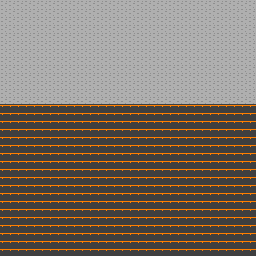

A 2D game scene composited from a Tiled map and its tileset images. What follows is a short description and the map's XML, with every tile layer's data as written:
An orthogonal 32x32 tile map with 8x8 px tiles, 1 tile layer (Tile Layer 1).

<map version="1.9" tiledversion="1.9.2" orientation="orthogonal" renderorder="right-down" width="32" height="32" tilewidth="8" tileheight="8" infinite="0" nextlayerid="2" nextobjectid="1">
 <tileset firstgid="1" source="../Mode0/tileset.tsx" />
 <layer id="1" name="Tile Layer 1" width="32" height="32">
  <data encoding="csv">
1,1,1,1,1,1,1,1,1,1,1,1,1,1,1,1,1,1,1,1,1,1,1,1,1,1,1,1,1,1,1,1,
1,1,1,1,1,1,1,1,1,1,1,1,1,1,1,1,1,1,1,1,1,1,1,1,1,1,1,1,1,1,1,1,
1,1,1,1,1,1,1,1,1,1,1,1,1,1,1,1,1,1,1,1,1,1,1,1,1,1,1,1,1,1,1,1,
1,1,1,1,1,1,1,1,1,1,1,1,1,1,1,1,1,1,1,1,1,1,1,1,1,1,1,1,1,1,1,1,
1,1,1,1,1,1,1,1,1,1,1,1,1,1,1,1,1,1,1,1,1,1,1,1,1,1,1,1,1,1,1,1,
1,1,1,1,1,1,1,1,1,1,1,1,1,1,1,1,1,1,1,1,1,1,1,1,1,1,1,1,1,1,1,1,
1,1,1,1,1,1,1,1,1,1,1,1,1,1,1,1,1,1,1,1,1,1,1,1,1,1,1,1,1,1,1,1,
1,1,1,1,1,1,1,1,1,1,1,1,1,1,1,1,1,1,1,1,1,1,1,1,1,1,1,1,1,1,1,1,
1,1,1,1,1,1,1,1,1,1,1,1,1,1,1,1,1,1,1,1,1,1,1,1,1,1,1,1,1,1,1,1,
1,1,1,1,1,1,1,1,1,1,1,1,1,1,1,1,1,1,1,1,1,1,1,1,1,1,1,1,1,1,1,1,
1,1,1,1,1,1,1,1,1,1,1,1,1,1,1,1,1,1,1,1,1,1,1,1,1,1,1,1,1,1,1,1,
1,1,1,1,1,1,1,1,1,1,1,1,1,1,1,1,1,1,1,1,1,1,1,1,1,1,1,1,1,1,1,1,
1,1,1,1,1,1,1,1,1,1,1,1,1,1,1,1,1,1,1,1,1,1,1,1,1,1,1,1,1,1,1,1,
2,2,2,2,2,2,2,2,2,2,2,2,2,2,2,2,2,2,2,2,2,2,2,2,2,2,2,2,2,2,2,2,
2,2,2,2,2,2,2,2,2,2,2,2,2,2,2,2,2,2,2,2,2,2,2,2,2,2,2,2,2,2,2,2,
2,2,2,2,2,2,2,2,2,2,2,2,2,2,2,2,2,2,2,2,2,2,2,2,2,2,2,2,2,2,2,2,
2,2,2,2,2,2,2,2,2,2,2,2,2,2,2,2,2,2,2,2,2,2,2,2,2,2,2,2,2,2,2,2,
2,2,2,2,2,2,2,2,2,2,2,2,2,2,2,2,2,2,2,2,2,2,2,2,2,2,2,2,2,2,2,2,
2,2,2,2,2,2,2,2,2,2,2,2,2,2,2,2,2,2,2,2,2,2,2,2,2,2,2,2,2,2,2,2,
2,2,2,2,2,2,2,2,2,2,2,2,2,2,2,2,2,2,2,2,2,2,2,2,2,2,2,2,2,2,2,2,
2,2,2,2,2,2,2,2,2,2,2,2,2,2,2,2,2,2,2,2,2,2,2,2,2,2,2,2,2,2,2,2,
2,2,2,2,2,2,2,2,2,2,2,2,2,2,2,2,2,2,2,2,2,2,2,2,2,2,2,2,2,2,2,2,
2,2,2,2,2,2,2,2,2,2,2,2,2,2,2,2,2,2,2,2,2,2,2,2,2,2,2,2,2,2,2,2,
2,2,2,2,2,2,2,2,2,2,2,2,2,2,2,2,2,2,2,2,2,2,2,2,2,2,2,2,2,2,2,2,
2,2,2,2,2,2,2,2,2,2,2,2,2,2,2,2,2,2,2,2,2,2,2,2,2,2,2,2,2,2,2,2,
2,2,2,2,2,2,2,2,2,2,2,2,2,2,2,2,2,2,2,2,2,2,2,2,2,2,2,2,2,2,2,2,
2,2,2,2,2,2,2,2,2,2,2,2,2,2,2,2,2,2,2,2,2,2,2,2,2,2,2,2,2,2,2,2,
2,2,2,2,2,2,2,2,2,2,2,2,2,2,2,2,2,2,2,2,2,2,2,2,2,2,2,2,2,2,2,2,
2,2,2,2,2,2,2,2,2,2,2,2,2,2,2,2,2,2,2,2,2,2,2,2,2,2,2,2,2,2,2,2,
2,2,2,2,2,2,2,2,2,2,2,2,2,2,2,2,2,2,2,2,2,2,2,2,2,2,2,2,2,2,2,2,
2,2,2,2,2,2,2,2,2,2,2,2,2,2,2,2,2,2,2,2,2,2,2,2,2,2,2,2,2,2,2,2,
2,2,2,2,2,2,2,2,2,2,2,2,2,2,2,2,2,2,2,2,2,2,2,2,2,2,2,2,2,2,2,2
</data>
 </layer>
</map>